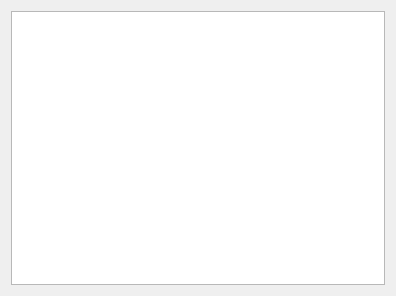
<?xml version="1.0" encoding="UTF-8"?>
<ui version="4.0">
 <author>/*
 * Copyright © 2016 Artem Smirnov
 * All right reserved.
 * Author: Artem Smirnov &lt;msvrtm@gmail.com&gt;
 * License: http://www.gnu.org/licenses/gpl.txt
 */

</author>
 <class>FixedCharactersPage</class>
 <widget class="QWidget" name="FixedCharactersPage">
  <property name="geometry">
   <rect>
    <x>0</x>
    <y>0</y>
    <width>396</width>
    <height>296</height>
   </rect>
  </property>
  <property name="windowTitle">
   <string>Form</string>
  </property>
  <layout class="QHBoxLayout" name="horizontalLayout">
   <item>
    <widget class="QListView" name="listCharactersView"/>
   </item>
  </layout>
 </widget>
 <resources/>
 <connections/>
</ui>
